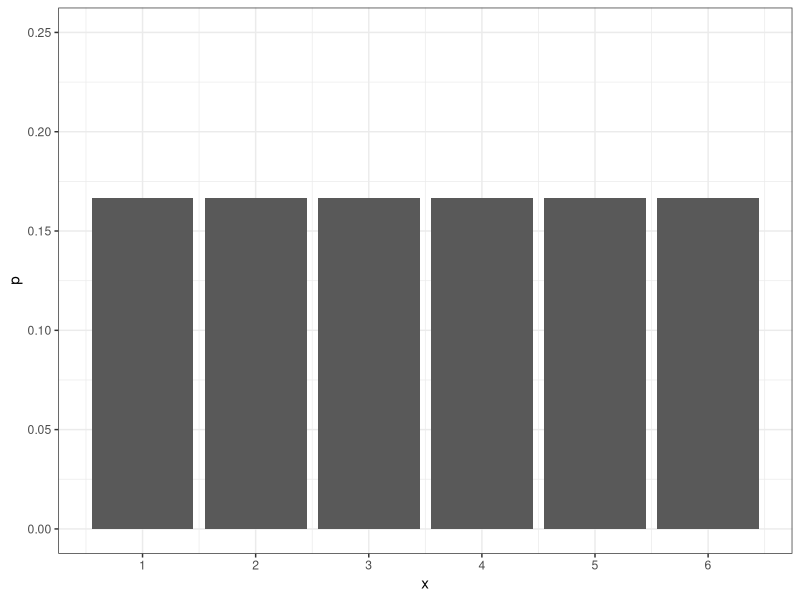
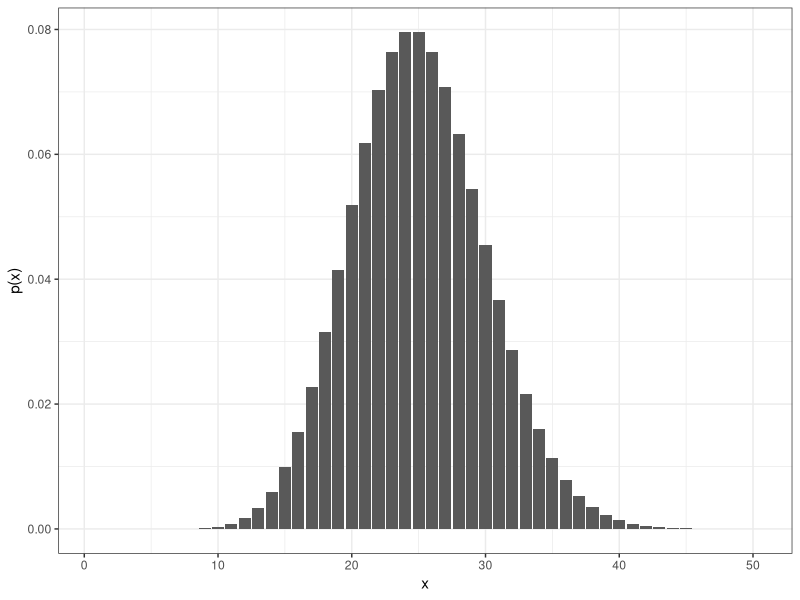
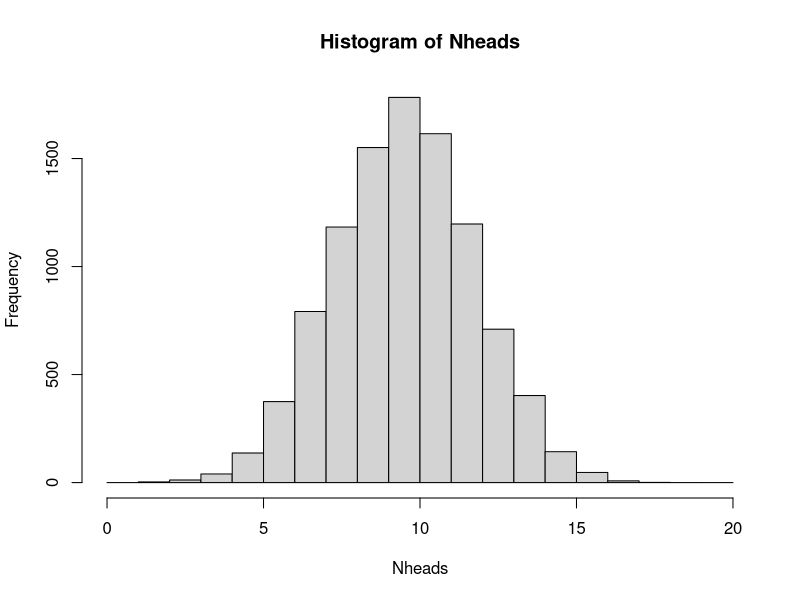
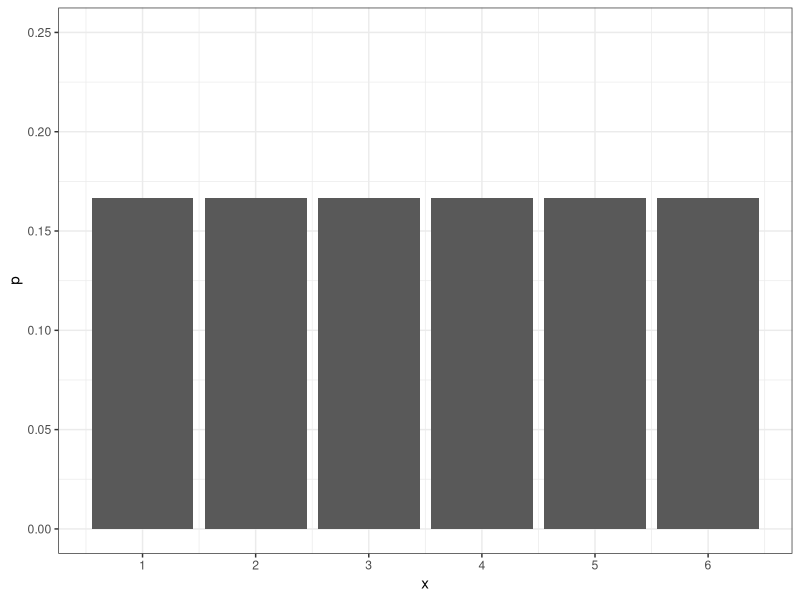
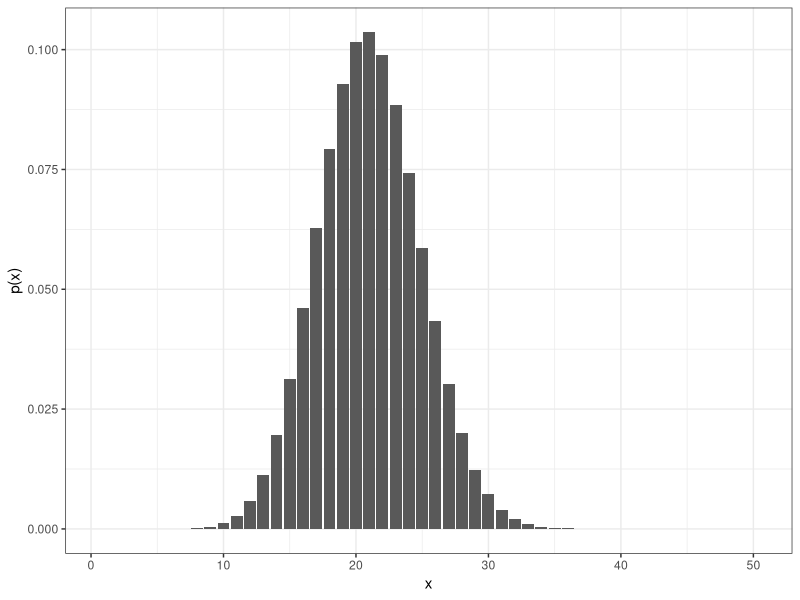
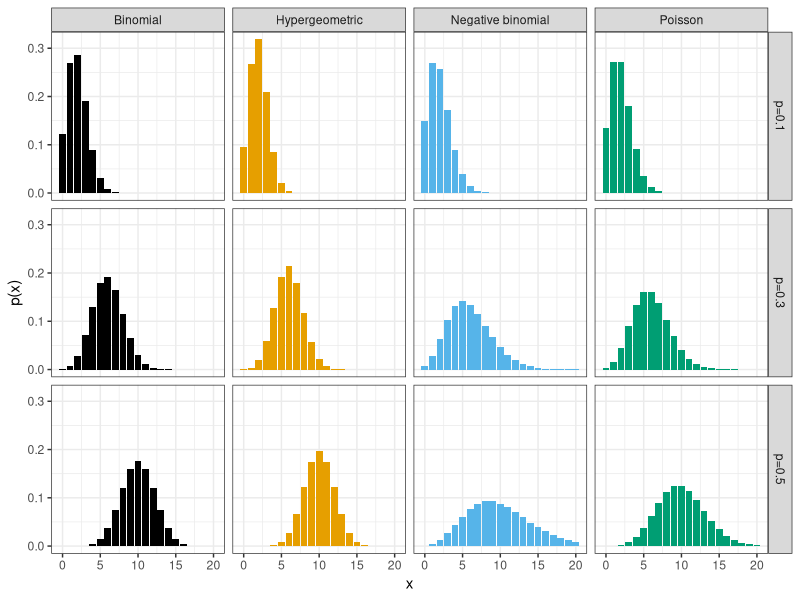

Recreate these plots in R, in order.
## ---- chunk 1
require(tidyverse)
require(ggplot2)
require(reshape2)
require(knitr)
require(kableExtra)
library(ggthemes)
knitr::opts_chunk$set(fig.width=3.5, fig.height=3.5, echo = FALSE, cache=TRUE, error=FALSE, warnings=FALSE, dpi=600)
options(digits=2)
## ---- chunk 2
kable(matrix(c(as.character(1:6), format(rep(1/6,6), digits=3)),ncol=6, byrow=TRUE, dimnames=list(c('x','p(x)'), c()))) %>% kable_styling(full_width = FALSE)
## ---- chunk 3
plot(data.frame(x=1:6, p=1/6) %>% ggplot(aes(x=x, y=p)) + geom_bar(stat="identity") + theme_bw() + ylim(c(0,.25)) + scale_x_continuous(breaks = 1:6))
## ---- chunk 4
#| label: tbl-nucl
#| tbl-cap: "Probability mass function of a nucleotide site."
p <- c(A=0.4, C=0.2, T=0.1, G=0.3)
kable(matrix(c(names(p), p), ncol=4, byrow=TRUE, dimnames=list(c('x','p(x)'), c()))) %>% kable_styling()
## ---- chunk 5
x=1:50
pl <- ggplot(data.frame(x=x, fx=dpois(x, lambda=25)), aes(x,fx)) + geom_bar(stat="identity") + theme_bw() + ylab("p(x)")
plot(pl)
## ---- chunk 6
# A single coin toss
sample(c("H", "T"), size=1)
# Another coin toss
sample(c("H", "T"), size=1)
## ---- chunk 7
# 20 independent coin tosses
(coins <- sample(c("H", "T"), size=20, replace=TRUE))
## ---- chunk 8
# How many heads?
sum(coins == "H")
## ---- chunk 9
Nheads <- replicate(10000, {
  coins <- sample(c("H", "T"), size=20, replace=TRUE)
  sum(coins == "H")
})
## ---- chunk 10
hist(Nheads, breaks=0:20)
## ---- chunk 11
sum(Nheads >= 15)
## ---- chunk 12
plot(data.frame(x=1:6, p=1/6) %>% ggplot(aes(x=x, y=p)) + geom_bar(stat="identity") + theme_bw() + ylim(c(0,.25)) + scale_x_continuous(breaks = 1:6))
## ---- chunk 13
#| fig-width: 5
x=1:50
ggplot(data.frame(x=x, fx=dbinom(x, size=70, prob=0.3)), aes(x,fx)) + geom_bar(stat="identity") + theme_bw() + ylab("p(x)")
## ---- chunk 14
#| label: fig-distr
#| fig-cap: "Probability mass functions for the binomial distribution (n=20, p=0.1, 0.3 or 0.5), hypergeometric distribution (N=100, n=20, p=0.1, 0.3 or 0.5), negative binomial distribution (n=20, r=n*p, p=0.1, 0.3 or 0.5) and Poisson distribution (n=20, p=0.1, 0.3 or 0.5)."
#| fig-width: 7
N=100
n=20
x <- 0:n
probs <- c(0.1, 0.3, 0.5)
df <- rbind(data.frame(prob=probs) |> group_by(prob) |> reframe(data.frame(x=x) |> mutate(px=dbinom(x, n, prob)), .groups="drop") |> mutate(distribution="Binomial"),
data.frame(prob=probs) |> group_by(prob) |> reframe(data.frame(x=x) |> mutate(px=dpois(x, n*prob)), .groups="drop") |> mutate(distribution="Poisson"),
data.frame(prob=probs) |> group_by(prob) |> reframe(data.frame(x=x) |> mutate(px=dnbinom(x, n*(1-prob), 1-prob)), .groups="drop") |> mutate(distribution="Negative binomial"),
data.frame(prob=probs) |> group_by(prob) |> reframe(data.frame(x=x) |> mutate(px=dhyper(x, round(N*prob), round(N*(1-prob)), n)), .groups="drop") |> mutate(distribution="Hypergeometric"))

#df|>ggplot(aes(x=x, y=px, color=distribution, shape=factor(prob))) + geom_point(size=5) + geom_line() + theme_bw() + scale_color_colorblind() + ylab("p(x)") + scale_shape_discrete("")
df|>mutate(prob=paste0("p=", prob)) |> ggplot(aes(x=x, y=px, fill=distribution)) + geom_bar(stat="identity", position="dodge") + theme_bw() + scale_fill_colorblind() + ylab("p(x)") + scale_shape_discrete("") + facet_grid(prob~distribution) + theme(legend.position="none")
